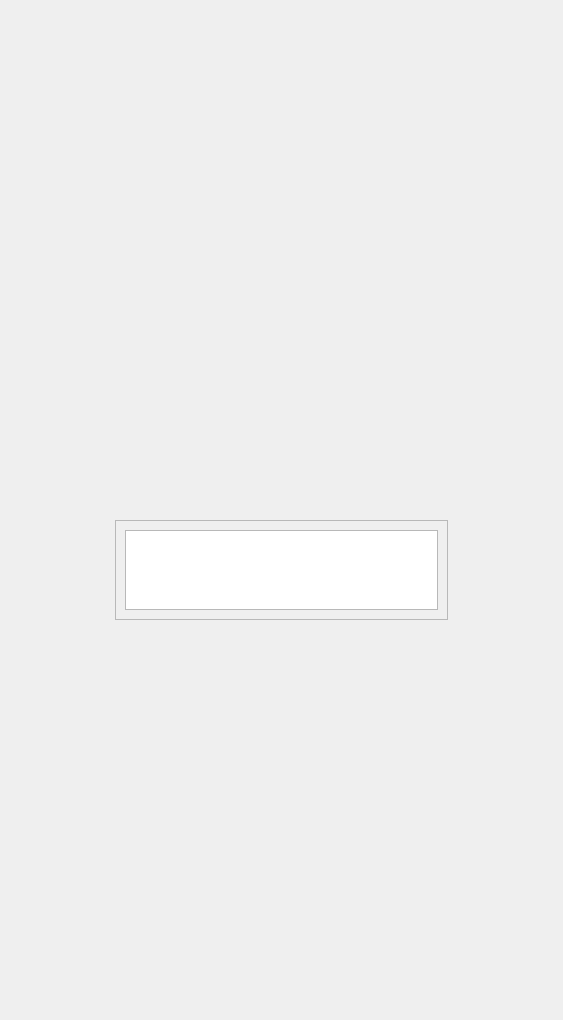
<?xml version="1.0" encoding="UTF-8"?>
<ui version="4.0">
 <class>Widget</class>
 <widget class="QWidget" name="Widget">
  <property name="geometry">
   <rect>
    <x>0</x>
    <y>0</y>
    <width>563</width>
    <height>1020</height>
   </rect>
  </property>
  <property name="contextMenuPolicy">
   <enum>Qt::CustomContextMenu</enum>
  </property>
  <property name="windowTitle">
   <string>Widget</string>
  </property>
  <property name="styleSheet">
   <string notr="true"/>
  </property>
  <widget class="QLabel" name="lab_background">
   <property name="geometry">
    <rect>
     <x>0</x>
     <y>20</y>
     <width>563</width>
     <height>1000</height>
    </rect>
   </property>
   <property name="text">
    <string/>
   </property>
  </widget>
  <widget class="QFrame" name="frame">
   <property name="geometry">
    <rect>
     <x>115</x>
     <y>520</y>
     <width>333</width>
     <height>100</height>
    </rect>
   </property>
   <property name="frameShape">
    <enum>QFrame::StyledPanel</enum>
   </property>
   <property name="frameShadow">
    <enum>QFrame::Raised</enum>
   </property>
   <widget class="QTextEdit" name="tEd_Text">
    <property name="geometry">
     <rect>
      <x>10</x>
      <y>10</y>
      <width>313</width>
      <height>80</height>
     </rect>
    </property>
    <property name="font">
     <font>
      <pointsize>12</pointsize>
     </font>
    </property>
   </widget>
  </widget>
 </widget>
 <layoutdefault spacing="6" margin="11"/>
 <resources/>
 <connections/>
</ui>
